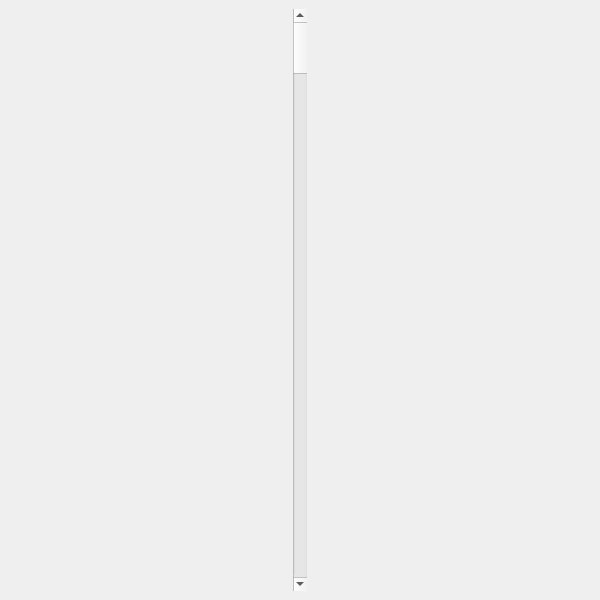
<?xml version="1.0" encoding="UTF-8"?>
<ui version="4.0">
 <class>PDFForm</class>
 <widget class="QMainWindow" name="PDFForm">
  <property name="geometry">
   <rect>
    <x>0</x>
    <y>0</y>
    <width>600</width>
    <height>600</height>
   </rect>
  </property>
  <property name="windowTitle">
   <string>MainWindow</string>
  </property>
  <widget class="QWidget" name="centralwidget">
   <layout class="QVBoxLayout" name="verticalLayout">
    <item>
     <layout class="QHBoxLayout" name="horizontalLayout">
      <item>
       <layout class="QVBoxLayout" name="verticalLayout_1"/>
      </item>
      <item>
       <widget class="QScrollBar" name="verticalScrollBar">
        <property name="orientation">
         <enum>Qt::Vertical</enum>
        </property>
       </widget>
      </item>
     </layout>
    </item>
   </layout>
  </widget>
 </widget>
 <resources/>
 <connections/>
</ui>
